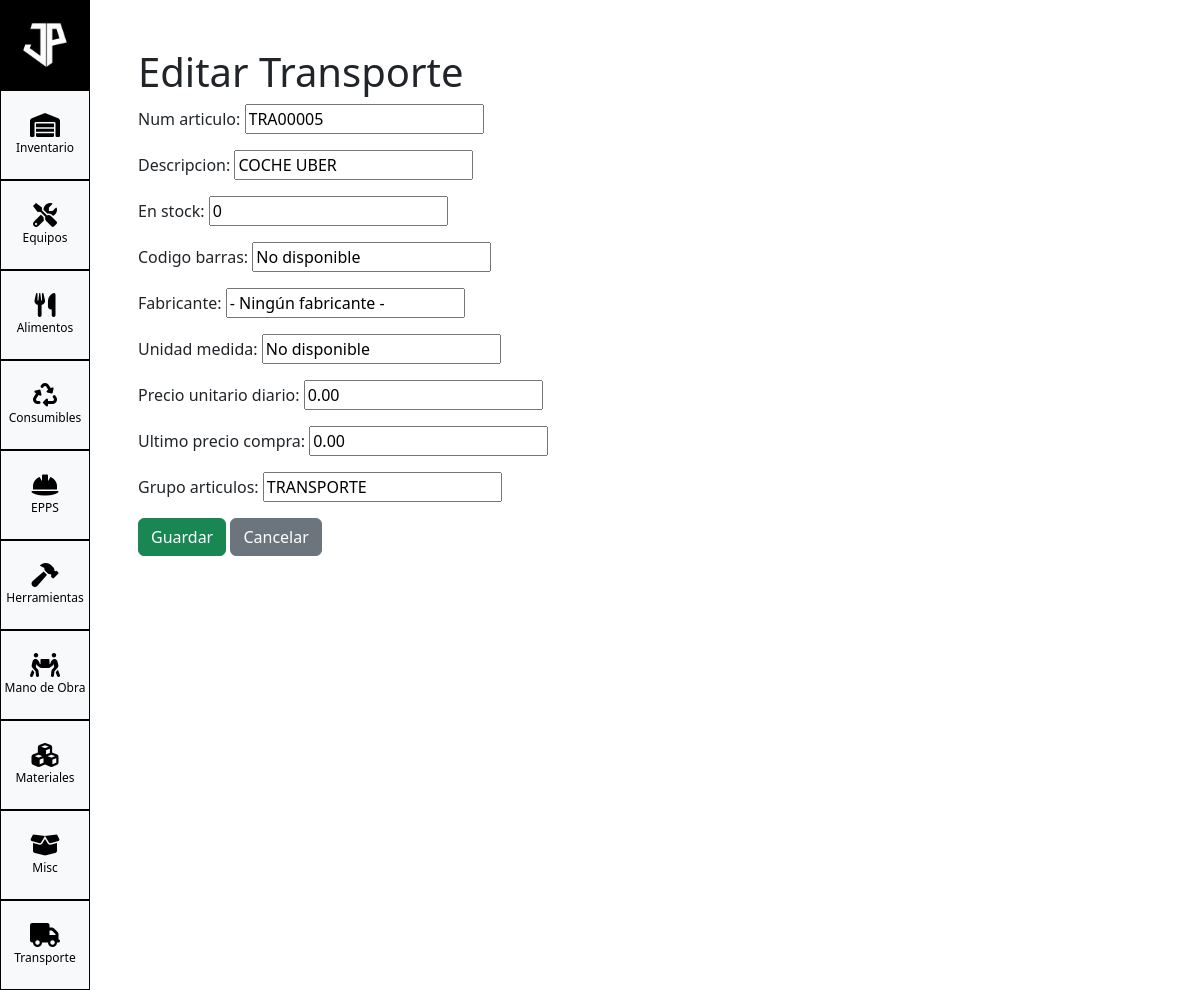
The page /inventory/inventario/transporte/1/editar/ on the database its author committed.
### inventory/models.py (models this page shows, shortened)
class BaseInventario(models.Model):
    num_articulo = models.CharField(max_length=50)
    descripcion = models.CharField(max_length=255)
    en_stock = models.IntegerField(default=0)
    codigo_barras = models.CharField(max_length=100, blank=True, default='')
    grupo_articulos = models.CharField(max_length=100, default='MISC')
    fabricante = models.CharField(max_length=100, blank=True, default='')
    unidad_medida = models.CharField(max_length=50, blank=True, default='')
    precio_unitario_diario = models.DecimalField(max_digits=10, decimal_places=2, default=0)
    ultimo_precio_compra = models.DecimalField(max_digits=10, decimal_places=2, default=0)
    class Meta:
        abstract = True

class Transporte(BaseInventario):
    grupo_articulos = models.CharField(max_length=100, default='TRANSPORTE')

### inventory/views/transporte.py (the view)
# urls.py: path('inventario/transporte/<int:pk>/editar/', TransporteUpdateView.as_view(), name='transporte-update'),
class TransporteUpdateView(UpdateView):
    model = Transporte
    template_name = 'trasnportes/transporte_form.html'  # Cambia esto cuando tengas las plantillas
    fields = '__all__'
    success_url = reverse_lazy('transporte-list')

### inventory/templates/trasnportes/transporte_form.html (shortened to what this page needs)
{% extends "base_inventario.html" %}
{% block content %}
<div class="container">
    <h1>{{ form.instance.pk|yesno:"Editar,Crear" }} Transporte</h1>
    <form method="post">
        {{ form.as_p }}
        <button type="submit" class="btn btn-success">Guardar</button>
        <a href="{% url 'transporte-list' %}" class="btn btn-secondary">Cancelar</a>
    </form>
</div>
{% endblock %}

### static/css/custom.css (style rules this page uses)
body, html { height: 100%; margin: 0; padding: 0; }

### rows shown on the page
Transporte: instance.pk "Editar", num_articulo "TRA00005", descripcion "COCHE UBER", en_stock "0", codigo_barras "No disponible", fabricante "- Ningún fabricante -", unidad_medida "No disponible", precio_unitario_diario "0.00", ultimo_precio_compra "0.00", grupo_articulos "TRANSPORTE"
